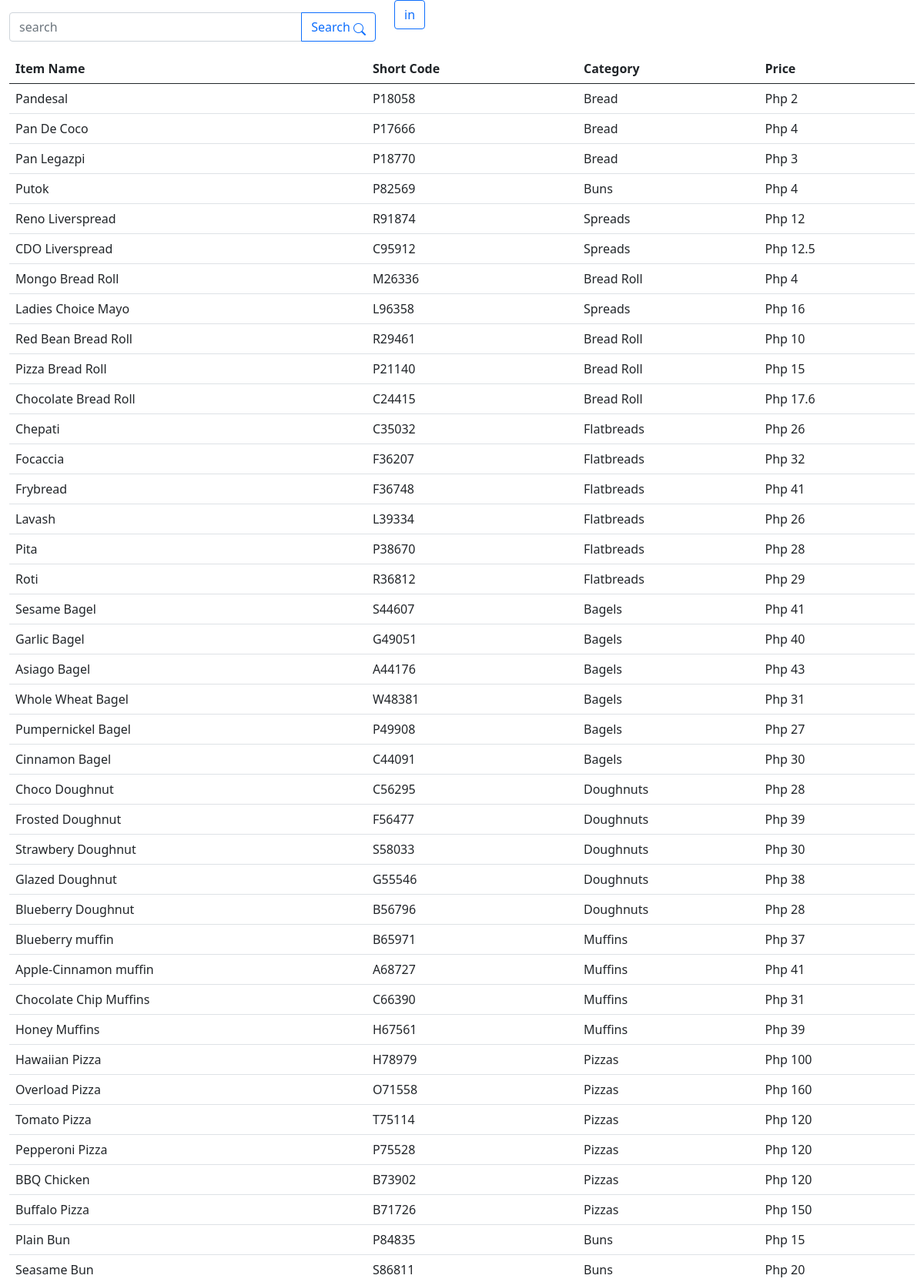
Page /index_1.php (upper part) on the committed database.
### tables this page shows
CREATE TABLE `items` (
  `item_id` int(9) NOT NULL,
  `item_name` varchar(128) NOT NULL,
  `item_img` varchar(58) NOT NULL,
  `item_short_code` varchar(65) NOT NULL,
  `item_price` double NOT NULL,
  `minimum_qty` int(11) NOT NULL DEFAULT 1,
  `cat_id` int(11) NOT NULL,
  `item_status` varchar(1) NOT NULL DEFAULT 'A' COMMENT 'A is for active\r\nD is for Discontinued'
);

CREATE TABLE `category` (
  `cat_id` int(11) NOT NULL,
  `cat_desc` varchar(128) NOT NULL,
  `cat_icon` varchar(64) NOT NULL,
  `cat_status` varchar(1) NOT NULL COMMENT 'A is for Active\r\nD is for Discontinued'
);

### index_1.php (the view, shortened to what this page needs)
<?php
include_once "includes/db_conn.php";
$searchkey="";
?>
<html>
<head>
    <link rel="stylesheet" href="css/bootstrap.min.css">
    <link rel="stylesheet" href="font/bootstrap-icons.css">
</head>
<body>
<div class="container-fluid">
    <div class="row ">
        <div class="col-5 mt-3">
        <form action="index.php" method="GET" >
           <div class="input-group">
            <input id="searchbar" name="searchkey" type="text" class="form-control" placeholder="search">
            <button class="btn btn-outline-primary"> Search <i class="bi bi-search"></i> </button>
           </div>
        </form>
        </div>
        <div class="col-1">
            <button class="btn btn-outline-primary"> in </button>
        </div>
    </div>
    <div class="row">
        <div class="col-12">
        <?php
        if($searchkey == ""){
           $sql = "SELECT i.item_id
                     , i.item_name
                     , i.item_short_code
                     , c.cat_desc
                     , i.item_price
                  FROM `items` i
                  JOIN `category` c
                    ON i.cat_id = c.cat_id ;";
        $stmt=mysqli_stmt_init($conn);
         if (!mysqli_stmt_prepare($stmt, $sql)){
        echo "Statement Failed.";
        exit();
         }
        }
         mysqli_stmt_execute($stmt);
                     $resultData = mysqli_stmt_get_result($stmt);
         $arr=array();
         while($row = mysqli_fetch_assoc($resultData)){
             array_push($arr,$row);
         }
         if(!empty($arr)){
            echo "<table class='table'>";
            echo "<thead>";
            echo "<th> Item Name </th>";
            echo "<th> Short Code </th>";
            echo "<th> Category </th>";
            echo "<th> Price </th>";
            echo "</thead>";
             foreach($arr as $key => $val){
            echo "<tr>";
             echo "<td>" . $val['item_name']       . "</td>";
             echo "<td>" . $val['item_short_code'] . "</td>";
             echo "<td>" . $val['cat_desc']        . "</td>";
             echo "<td> Php ". $val['item_price']      . "</td>";
            echo "</tr>";
             }
            echo "</table>";
         }
         else{
             echo "<h4> No Records Found.</h4>";
         }
        ?>
        </div>
    </div>
</div>
</body>
</html>

### rows in the picture
items: item_name "Pandesal", item_short_code "P18058", cat.cat_desc "Bread", item_price "2"
items: item_name "Pan De Coco", item_short_code "P17666", cat.cat_desc "Bread", item_price "4"
items: item_name "Pan Legazpi", item_short_code "P18770", cat.cat_desc "Bread", item_price "3"
items: item_name "Putok", item_short_code "P82569", cat.cat_desc "Buns", item_price "4"
items: item_name "Reno Liverspread", item_short_code "R91874", cat.cat_desc "Spreads", item_price "12"
items: item_name "CDO Liverspread", item_short_code "C95912", cat.cat_desc "Spreads", item_price "12.5"
items: item_name "Mongo Bread Roll", item_short_code "M26336", cat.cat_desc "Bread Roll", item_price "4"
items: item_name "Ladies Choice Mayo", item_short_code "L96358", cat.cat_desc "Spreads", item_price "16"
items: item_name "Red Bean Bread Roll", item_short_code "R29461", cat.cat_desc "Bread Roll", item_price "10"
items: item_name "Pizza Bread Roll", item_short_code "P21140", cat.cat_desc "Bread Roll", item_price "15"
items: item_name "Chocolate Bread Roll", item_short_code "C24415", cat.cat_desc "Bread Roll", item_price "17.6"
items: item_name "Chepati", item_short_code "C35032", cat.cat_desc "Flatbreads", item_price "26"
items: item_name "Focaccia", item_short_code "F36207", cat.cat_desc "Flatbreads", item_price "32"
items: item_name "Frybread", item_short_code "F36748", cat.cat_desc "Flatbreads", item_price "41"
items: item_name "Lavash", item_short_code "L39334", cat.cat_desc "Flatbreads", item_price "26"
items: item_name "Pita", item_short_code "P38670", cat.cat_desc "Flatbreads", item_price "28"
items: item_name "Roti", item_short_code "R36812", cat.cat_desc "Flatbreads", item_price "29"
items: item_name "Sesame Bagel", item_short_code "S44607", cat.cat_desc "Bagels", item_price "41"
items: item_name "Garlic Bagel", item_short_code "G49051", cat.cat_desc "Bagels", item_price "40"
items: item_name "Asiago Bagel", item_short_code "A44176", cat.cat_desc "Bagels", item_price "43"
items: item_name "Whole Wheat Bagel", item_short_code "W48381", cat.cat_desc "Bagels", item_price "31"
items: item_name "Pumpernickel Bagel", item_short_code "P49908", cat.cat_desc "Bagels", item_price "27"
items: item_name "Cinnamon Bagel", item_short_code "C44091", cat.cat_desc "Bagels", item_price "30"
items: item_name "Choco Doughnut", item_short_code "C56295", cat.cat_desc "Doughnuts", item_price "28"
items: item_name "Frosted Doughnut", item_short_code "F56477", cat.cat_desc "Doughnuts", item_price "39"
items: item_name "Strawbery Doughnut", item_short_code "S58033", cat.cat_desc "Doughnuts", item_price "30"
items: item_name "Glazed Doughnut", item_short_code "G55546", cat.cat_desc "Doughnuts", item_price "38"
items: item_name "Blueberry Doughnut", item_short_code "B56796", cat.cat_desc "Doughnuts", item_price "28"
items: item_name "Blueberry muffin", item_short_code "B65971", cat.cat_desc "Muffins", item_price "37"
items: item_name "Apple-Cinnamon muffin", item_short_code "A68727", cat.cat_desc "Muffins", item_price "41"
items: item_name "Chocolate Chip Muffins", item_short_code "C66390", cat.cat_desc "Muffins", item_price "31"
items: item_name "Honey Muffins", item_short_code "H67561", cat.cat_desc "Muffins", item_price "39"
items: item_name "Hawaiian Pizza", item_short_code "H78979", cat.cat_desc "Pizzas", item_price "100"
items: item_name "Overload Pizza", item_short_code "O71558", cat.cat_desc "Pizzas", item_price "160"
items: item_name "Tomato Pizza", item_short_code "T75114", cat.cat_desc "Pizzas", item_price "120"
items: item_name "Pepperoni Pizza", item_short_code "P75528", cat.cat_desc "Pizzas", item_price "120"
items: item_name "BBQ Chicken", item_short_code "B73902", cat.cat_desc "Pizzas", item_price "120"
items: item_name "Buffalo Pizza", item_short_code "B71726", cat.cat_desc "Pizzas", item_price "150"
items: item_name "Plain Bun", item_short_code "P84835", cat.cat_desc "Buns", item_price "15"
items: item_name "Seasame Bun", item_short_code "S86811", cat.cat_desc "Buns", item_price "20"
